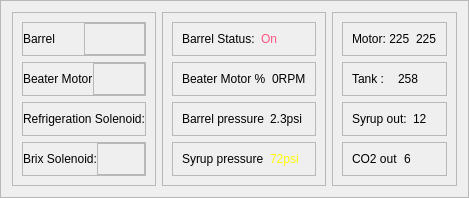
       <widget class="QFrame" name="frame_2">
        <property name="frameShape">
         <enum>QFrame::StyledPanel</enum>
        </property>
        <property name="frameShadow">
         <enum>QFrame::Raised</enum>
        </property>
        <layout class="QHBoxLayout" name="horizontalLayout_42">
         <item>
          <widget class="QFrame" name="frame_39">
           <property name="frameShape">
            <enum>QFrame::StyledPanel</enum>
           </property>
           <property name="frameShadow">
            <enum>QFrame::Raised</enum>
           </property>
           <layout class="QVBoxLayout" name="verticalLayout_9">
            <item>
             <widget class="QFrame" name="frame_40">
              <property name="frameShape">
               <enum>QFrame::StyledPanel</enum>
              </property>
              <property name="frameShadow">
               <enum>QFrame::Raised</enum>
              </property>
              <layout class="QHBoxLayout" name="horizontalLayout_29">
               <property name="spacing">
                <number>0</number>
               </property>
               <property name="leftMargin">
                <number>0</number>
               </property>
               <property name="topMargin">
                <number>0</number>
               </property>
               <property name="rightMargin">
                <number>0</number>
               </property>
               <property name="bottomMargin">
                <number>0</number>
               </property>
               <item>
                <widget class="QLabel" name="label_48">
                 <property name="text">
                  <string>Barrel</string>
                 </property>
                </widget>
               </item>
               <item>
                <widget class="QFrame" name="frame_41">
                 <property name="frameShape">
                  <enum>QFrame::StyledPanel</enum>
                 </property>
                 <property name="frameShadow">
                  <enum>QFrame::Raised</enum>
                 </property>
                </widget>
               </item>
              </layout>
             </widget>
            </item>
            <item>
             <widget class="QFrame" name="frame_61">
              <property name="frameShape">
               <enum>QFrame::StyledPanel</enum>
              </property>
              <property name="frameShadow">
               <enum>QFrame::Raised</enum>
              </property>
              <layout class="QHBoxLayout" name="horizontalLayout_44">
               <property name="spacing">
                <number>0</number>
               </property>
               <property name="leftMargin">
                <number>0</number>
               </property>
               <property name="topMargin">
                <number>0</number>
               </property>
               <property name="rightMargin">
                <number>0</number>
               </property>
               <property name="bottomMargin">
                <number>0</number>
               </property>
               <item>
                <widget class="QLabel" name="label_69">
                 <property name="text">
                  <string>Beater Motor</string>
                 </property>
                </widget>
               </item>
               <item>
                <widget class="QFrame" name="frame_62">
                 <property name="frameShape">
                  <enum>QFrame::StyledPanel</enum>
                 </property>
                 <property name="frameShadow">
                  <enum>QFrame::Raised</enum>
                 </property>
                </widget>
               </item>
              </layout>
             </widget>
            </item>
            <item>
             <widget class="QFrame" name="frame_59">
              <property name="frameShape">
               <enum>QFrame::StyledPanel</enum>
              </property>
              <property name="frameShadow">
               <enum>QFrame::Raised</enum>
              </property>
              <layout class="QHBoxLayout" name="horizontalLayout_43">
               <property name="spacing">
                <number>0</number>
               </property>
               <property name="leftMargin">
                <number>0</number>
               </property>
               <property name="topMargin">
                <number>0</number>
               </property>
               <property name="rightMargin">
                <number>0</number>
               </property>
               <property name="bottomMargin">
                <number>0</number>
               </property>
               <item>
                <widget class="QLabel" name="label_68">
                 <property name="text">
                  <string>Refrigeration Solenoid:</string>
                 </property>
                </widget>
               </item>
               <item>
                <widget class="QFrame" name="frame_60">
                 <property name="frameShape">
                  <enum>QFrame::StyledPanel</enum>
                 </property>
                 <property name="frameShadow">
                  <enum>QFrame::Raised</enum>
                 </property>
                </widget>
               </item>
              </layout>
             </widget>
            </item>
            <item>
             <widget class="QFrame" name="frame_42">
              <property name="frameShape">
               <enum>QFrame::StyledPanel</enum>
              </property>
              <property name="frameShadow">
               <enum>QFrame::Raised</enum>
              </property>
              <layout class="QHBoxLayout" name="horizontalLayout_30">
               <property name="spacing">
                <number>0</number>
               </property>
               <property name="leftMargin">
                <number>0</number>
               </property>
               <property name="topMargin">
                <number>0</number>
               </property>
               <property name="rightMargin">
                <number>0</number>
               </property>
               <property name="bottomMargin">
                <number>0</number>
               </property>
               <item>
                <widget class="QLabel" name="label_49">
                 <property name="text">
                  <string>Brix Solenoid:</string>
                 </property>
                </widget>
               </item>
               <item>
                <widget class="QFrame" name="frame_43">
                 <property name="frameShape">
                  <enum>QFrame::StyledPanel</enum>
                 </property>
                 <property name="frameShadow">
                  <enum>QFrame::Raised</enum>
                 </property>
                </widget>
               </item>
              </layout>
             </widget>
            </item>
           </layout>
          </widget>
         </item>
         <item>
          <widget class="QFrame" name="frame_34">
           <property name="frameShape">
            <enum>QFrame::StyledPanel</enum>
           </property>
           <property name="frameShadow">
            <enum>QFrame::Raised</enum>
           </property>
           <layout class="QVBoxLayout" name="verticalLayout_8">
            <item>
             <widget class="QFrame" name="frame_35">
              <property name="frameShape">
               <enum>QFrame::StyledPanel</enum>
              </property>
              <property name="frameShadow">
               <enum>QFrame::Raised</enum>
              </property>
              <layout class="QHBoxLayout" name="horizontalLayout_25">
               <item>
                <widget class="QLabel" name="label_40">
                 <property name="text">
                  <string>Barrel Status:</string>
                 </property>
                </widget>
               </item>
               <item>
                <widget class="QLabel" name="label_41">
                 <property name="styleSheet">
                  <string notr="true">color: rgb(255, 85, 127);</string>
                 </property>
                 <property name="text">
                  <string>On</string>
                 </property>
                </widget>
               </item>
              </layout>
             </widget>
            </item>
            <item>
             <widget class="QFrame" name="frame_36">
              <property name="frameShape">
               <enum>QFrame::StyledPanel</enum>
              </property>
              <property name="frameShadow">
               <enum>QFrame::Raised</enum>
              </property>
              <layout class="QHBoxLayout" name="horizontalLayout_26">
               <item>
                <widget class="QLabel" name="label_42">
                 <property name="text">
                  <string>Beater Motor %</string>
                 </property>
                </widget>
               </item>
               <item>
                <widget class="QLabel" name="label_43">
                 <property name="text">
                  <string>0RPM</string>
                 </property>
                </widget>
               </item>
              </layout>
             </widget>
            </item>
            <item>
             <widget class="QFrame" name="frame_37">
              <property name="frameShape">
               <enum>QFrame::StyledPanel</enum>
              </property>
              <property name="frameShadow">
               <enum>QFrame::Raised</enum>
              </property>
              <layout class="QHBoxLayout" name="horizontalLayout_27">
               <item>
                <widget class="QLabel" name="label_44">
                 <property name="text">
                  <string>Barrel pressure</string>
                 </property>
                </widget>
               </item>
               <item>
                <widget class="QLabel" name="label_45">
                 <property name="text">
                  <string>2.3psi</string>
                 </property>
                </widget>
               </item>
              </layout>
             </widget>
            </item>
            <item>
             <widget class="QFrame" name="frame_38">
              <property name="frameShape">
               <enum>QFrame::StyledPanel</enum>
              </property>
              <property name="frameShadow">
               <enum>QFrame::Raised</enum>
              </property>
              <layout class="QHBoxLayout" name="horizontalLayout_28">
               <item>
                <widget class="QLabel" name="label_46">
                 <property name="text">
                  <string>Syrup pressure</string>
                 </property>
                </widget>
               </item>
               <item>
                <widget class="QLabel" name="label_47">
                 <property name="styleSheet">
                  <string notr="true">color: rgb(255, 255, 0);</string>
                 </property>
                 <property name="text">
                  <string>72psi</string>
                 </property>
                </widget>
               </item>
              </layout>
             </widget>
            </item>
           </layout>
          </widget>
         </item>
         <item>
          <widget class="QFrame" name="frame_29">
           <property name="frameShape">
            <enum>QFrame::StyledPanel</enum>
           </property>
           <property name="frameShadow">
            <enum>QFrame::Raised</enum>
           </property>
           <layout class="QVBoxLayout" name="verticalLayout_7">
            <item>
             <widget class="QFrame" name="frame_30">
              <property name="frameShape">
               <enum>QFrame::StyledPanel</enum>
              </property>
              <property name="frameShadow">
               <enum>QFrame::Raised</enum>
              </property>
              <layout class="QHBoxLayout" name="horizontalLayout_21">
               <item>
                <widget class="QLabel" name="label_31">
                 <property name="text">
                  <string>Motor: 225</string>
                 </property>
                </widget>
               </item>
               <item>
                <widget class="QLabel" name="label_33">
                 <property name="text">
                  <string>225</string>
                 </property>
                </widget>
               </item>
              </layout>
             </widget>
            </item>
            <item>
             <widget class="QFrame" name="frame_31">
              <property name="frameShape">
               <enum>QFrame::StyledPanel</enum>
              </property>
              <property name="frameShadow">
               <enum>QFrame::Raised</enum>
              </property>
              <layout class="QHBoxLayout" name="horizontalLayout_22">
               <item>
                <widget class="QLabel" name="label_34">
                 <property name="text">
                  <string>Tank :</string>
                 </property>
                </widget>
               </item>
               <item>
                <widget class="QLabel" name="label_35">
                 <property name="text">
                  <string>258</string>
                 </property>
                </widget>
               </item>
              </layout>
             </widget>
            </item>
            <item>
             <widget class="QFrame" name="frame_32">
              <property name="frameShape">
               <enum>QFrame::StyledPanel</enum>
              </property>
              <property name="frameShadow">
               <enum>QFrame::Raised</enum>
              </property>
              <layout class="QHBoxLayout" name="horizontalLayout_23">
               <item>
                <widget class="QLabel" name="label_36">
                 <property name="text">
                  <string>Syrup out:</string>
                 </property>
                </widget>
               </item>
               <item>
                <widget class="QLabel" name="label_37">
                 <property name="text">
                  <string>12</string>
                 </property>
                </widget>
               </item>
              </layout>
             </widget>
            </item>
            <item>
             <widget class="QFrame" name="frame_33">
              <property name="frameShape">
               <enum>QFrame::StyledPanel</enum>
              </property>
              <property name="frameShadow">
               <enum>QFrame::Raised</enum>
              </property>
              <layout class="QHBoxLayout" name="horizontalLayout_24">
               <item>
                <widget class="QLabel" name="label_38">
                 <property name="text">
                  <string>CO2 out</string>
                 </property>
                </widget>
               </item>
               <item>
                <widget class="QLabel" name="label_39">
                 <property name="text">
                  <string>6</string>
                 </property>
                </widget>
               </item>
              </layout>
             </widget>
            </item>
           </layout>
          </widget>
         </item>
        </layout>
       </widget>
